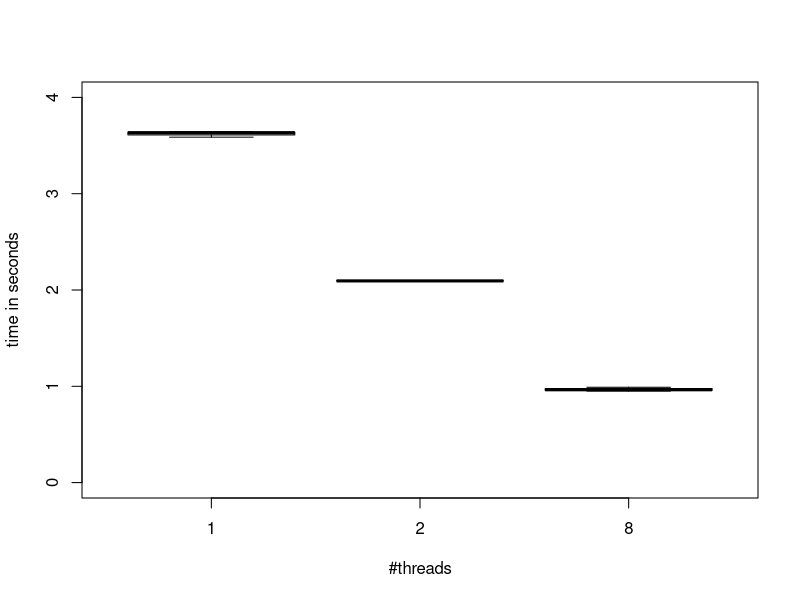
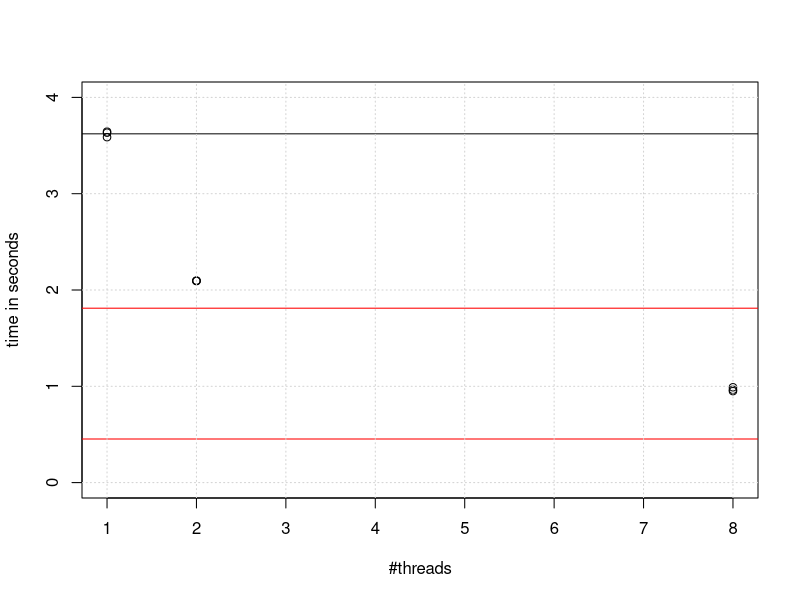

The R source for these figures, in order:
setwd("~/workspace/CLionProjects/CellRain/doc/plot")

library(readr)
run_times_parallel_example <- read_csv("run-times-parallel-example.txt")

boxplot(run_times_parallel_example$time~run_times_parallel_example$threads, ylim=c(0,4), xlab="#threads", ylab = "time in seconds", title="example runtime with threads")


plot(run_times_parallel_example$time~run_times_parallel_example$threads, ylim=c(0,4), xlab="#threads", ylab = "time in seconds")
threads_1_mean = mean(run_times_parallel_example$time[run_times_parallel_example$time>3.5])
abline(threads_1_mean,0)
threads_3_mean = mean(run_times_parallel_example$time[run_times_parallel_example$time<1.5])
#abline(threads_3_mean,0)
threads_2_mean = mean(run_times_parallel_example$time[run_times_parallel_example$time>1.5&run_times_parallel_example$time<3.5])
#abline(threads_2_mean,0)
abline(threads_1_mean/2,0, col="red")
abline(threads_1_mean/8,0, col="red")

grid()

